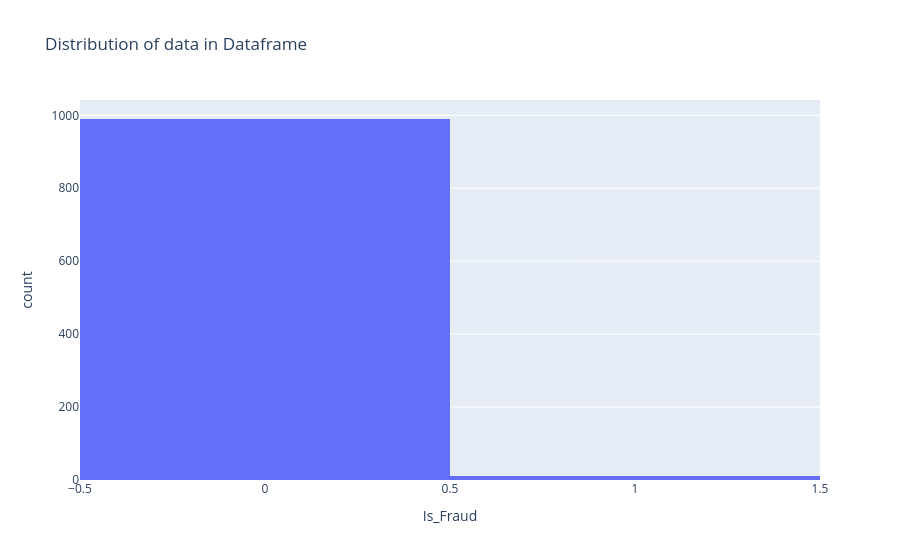

Write notebook code for a chart like this one.
### Markdown cell above
# Part 2 : Class Imbalance and accuracy paradox

### Code cell
np.random.seed(42)
fraud_data = pd.DataFrame({
    'Transaction_Amount': np.random.normal(100, 20, 1000),
    'Is_Fraud': [0]*990 + [1]*10  # 990 Normal, 10 Fraud
})

print(fraud_data["Is_Fraud"].value_counts())
import plotly as px 
fig=px.hist_frame(
    fraud_data,
    x="Is_Fraud",
    title="Distribution of data in Dataframe"

)
fig.show()

### Figure 1 — Plotly figure (JSON) as saved in the notebook; plotly's stock layout.template omitted (floating-point values rounded to 4 significant figures; data arrays with more than 128 entries replaced by an {"elided": "..."} marker saying what was removed)
{"data": [{"bingroup": "x", "hovertemplate": "Is_Fraud=%{x}<br>count=%{y}<extra></extra>", "legendgroup": "", "marker": {"color": "#636efa", "pattern": {"shape": ""}}, "name": "", "orientation": "v", "showlegend": false, "type": "histogram", "x": {"elided": "1000 int values"}, "xaxis": "x", "yaxis": "y"}], "layout": {"barmode": "relative", "legend": {"tracegroupgap": 0}, "title": {"text": "Distribution of data in Dataframe"}, "xaxis": {"anchor": "y", "domain": [0, 1], "title": {"text": "Is_Fraud"}}, "yaxis": {"anchor": "x", "domain": [0, 1], "title": {"text": "count"}}}}
